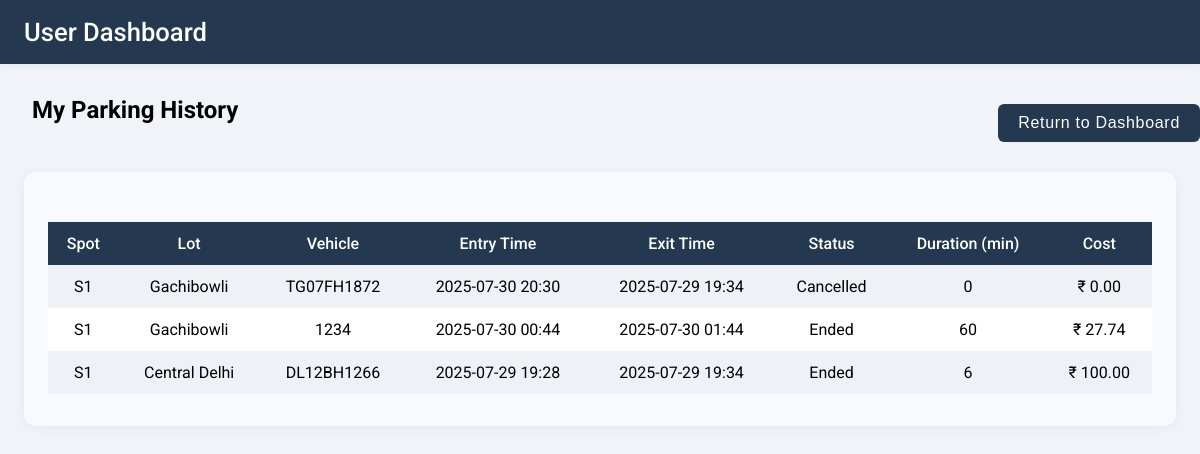
The page /user/history (signed in) on the database its author committed.
### backend/models.py (models this page shows)
class Reservation(db.Model):
    __tablename__ = "Reservation"
    id = db.Column(db.Integer, primary_key = True, autoincrement = True)
    spot_id = db.Column(db.Integer, db.ForeignKey("ParkingSpot.id"), nullable = False)
    user_id = db.Column(db.Integer, db.ForeignKey("User.id"), nullable = False)
    vehicle_id = db.Column(db.Integer, db.ForeignKey("Vehicle.id"), nullable=True)
    status = db.Column(db.String, nullable = False)
    cost = db.Column(db.Numeric(10, 2), nullable=False)
    entry_ts = db.Column(db.DateTime(timezone=True), default=lambda:datetime.now(IST))
    exit_ts = db.Column(db.DateTime(timezone=True))
    user = db.relationship("User", backref = "reservations")
    spot = db.relationship("ParkingSpot", backref = "reservations")
    vehicle = db.relationship("Vehicle", backref="reservations")

class ParkingSpot(db.Model):
    __tablename__ = "ParkingSpot"
    id = db.Column(db.Integer, primary_key = True, autoincrement = True)
    lot_id= db.Column(db.Integer, db.ForeignKey("ParkingLot.id"), nullable = False)
    status = db.Column(db.String, nullable = False)
    spot_number= db.Column(db.String, nullable = False)
    lot = db.relationship("ParkingLot", backref = "spots")
    __table_args__ = (
        db.UniqueConstraint('lot_id', 'spot_number', name='_lot_spot'),
    )

class ParkingLot(db.Model):
    __tablename__ = "ParkingLot"
    id = db.Column(db.Integer, primary_key = True, autoincrement = True)
    location = db.Column(db.String, nullable = False)
    address = db.Column(db.String, nullable = False)
    price = db.Column(db.Integer, nullable = False)
    no_of_spots = db.Column(db.Integer, nullable = False)

class Vehicle(db.Model):
    __tablename__ = "Vehicle"
    id = db.Column(db.Integer, primary_key = True, autoincrement = True)
    user_id= db.Column(db.Integer, db.ForeignKey("User.id"), nullable = False)
    vehicle_type = db.Column(db.String, nullable = False)
    vehicle_number= db.Column(db.String, unique = True, nullable = False)
    user = db.relationship("User", backref = "vehicles")

### backend/routes.py (the view)
@routes_bp.route('/user/history')
@login_required
def user_history():
    reservations = (
        Reservation.query
        .filter_by(user_id=current_user.id)
        .order_by(Reservation.entry_ts.desc())
        .all()
    )
    return render_template('user/user_history.html', reservations=reservations)

### templates/user/user_history.html (shortened to what this page needs)
<!DOCTYPE html>
<html lang="en">
<head>
</head>
<body>
    <div class="navbar">
        <span class="navbar-title">User Dashboard</span>
    </div>
    <div class="container">
        <button onclick="window.location.href='/user/dashboard'" class="return-dashboard-btn">
            Return to Dashboard
        </button>
        <h2 style="margin-left:8px;">My Parking History</h2>
        <div class="history-card">
            {% if reservations %}
            <table>
                <tr>
                    <th>Spot</th>
                    <th>Lot</th>
                    <th>Vehicle</th>
                    <th>Entry Time</th>
                    <th>Exit Time</th>
                    <th>Status</th>
                    <th>Duration (min)</th>
                    <th>Cost</th>
                </tr>
                {% for r in reservations %}
                <tr>
                    <td>{{ r.spot.spot_number }}</td>
                    <td>{{ r.spot.lot.address }}</td>
                    <td>{% if r.vehicle %}{{ r.vehicle.vehicle_number }}{% else %}-{% endif %}</td>
                    <td>{% if r.entry_ts %}{{ r.entry_ts.strftime('%Y-%m-%d %H:%M')|to_ist }}{% else %}-{% endif %}</td>
                    <td>
                        {% if r.exit_ts %}
                            {{ r.exit_ts.strftime('%Y-%m-%d %H:%M')|to_ist }}
                        {% elif r.entry_ts %}
                            Active
                        {% else %}
                            -
                        {% endif %}
                    </td>
                    <td>{{ r.status }}</td>
                    <td>
                        {% if r.entry_ts and r.exit_ts %}
                            {% set duration = ((r.exit_ts - r.entry_ts).total_seconds() // 60)|int %}
                            {{ duration if duration >= 0 else 0 }}
                        {% elif r.entry_ts %}
                            Active
                        {% else %}
                            -
                        {% endif %}
                    </td>
                    <td>&#8377; {{ ('%.2f'|format(r.cost)) }}</td>
                </tr>
                {% endfor %}
            </table>
            {% else %}
            <p style="color:#333; font-size:1.1em; text-align:center;">No parking history found.</p>
            {% endif %}
        </div>
    </div>
</body>
</html>

### templates/user/user_history.html (style rules this page uses)
body { background: #f0f4f8; font-family: 'Roboto', Arial, sans-serif; margin: 0; padding: 0; }
.navbar { background: #243850; padding: 0 24px; height: 64px; display: flex; align-items: center; color: #fff; box-shadow: 0 2px 8px #e2e8f0; }
.navbar-title { font-size: 1.6em; font-weight: 500; }
.container { max-width: 1280px; margin: 32px auto; padding: 0 24px; position: relative; }
.return-dashboard-btn { position: absolute; top: 0; right: 0; background-color: #243850; color: white; border: none; border-radius: 6px; padding: 10px 20px; font-size: 1em; cursor: pointer; letter-spacing: 0.7px; transition: background-color 0.3s ease; margin-top: 8px; }
.history-card { background: #f7faff; border-radius: 12px; box-shadow: 0 2px 10px #e2e8f0; padding: 32px 24px; margin-top: 48px; }
table { width: 100%; border-collapse: collapse; margin-top: 18px; }
th, td { padding: 12px; font-size: 1em; text-align: center; }
th { background: #243850; color: white; font-weight: 500; }
tr:nth-child(even) { background: #eef2f7; }
tr:nth-child(odd) { background: #ffffff; }

### rows shown on the page
Reservation: spot.spot_number "S1", spot.lot.address "Gachibowli", vehicle.vehicle_number "TG07FH1872", entry_ts|to_ist "2025-07-30 20:30", exit_ts|to_ist "2025-07-29 19:34", status "Cancelled", cost "0", cost "0.00"
Reservation: spot.spot_number "S1", spot.lot.address "Gachibowli", vehicle.vehicle_number "1234", entry_ts|to_ist "2025-07-30 00:44", exit_ts|to_ist "2025-07-30 01:44", status "Ended", duration "60", cost "27.74"
Reservation: spot.spot_number "S1", spot.lot.address "Central Delhi", vehicle.vehicle_number "DL12BH1266", entry_ts|to_ist "2025-07-29 19:28", exit_ts|to_ist "2025-07-29 19:34", status "Ended", duration "6", cost "100.00"
